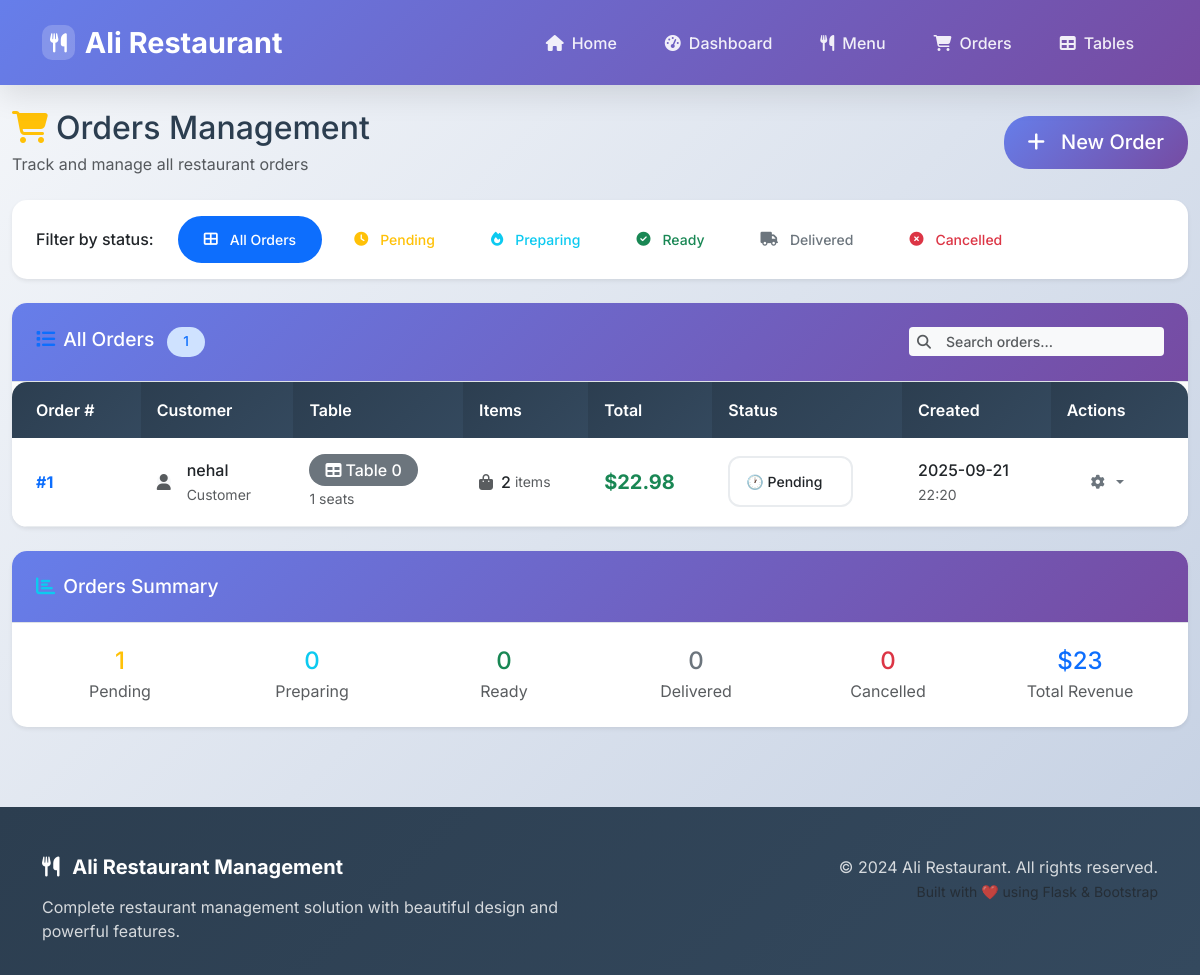
The page /orders on the database its author committed.
### app.py (models this page shows, shortened)
class Order(db.Model):
    id = db.Column(db.Integer, primary_key=True)
    table_id = db.Column(db.Integer, db.ForeignKey('table.id'), nullable=False)
    customer_name = db.Column(db.String(100), nullable=False)
    status = db.Column(db.String(20), default='pending')
    total_amount = db.Column(db.Numeric(10, 2), default=0)
    created_at = db.Column(db.DateTime, default=datetime.utcnow)
    updated_at = db.Column(db.DateTime, default=datetime.utcnow, onupdate=datetime.utcnow)
    items = db.relationship('OrderItem', backref='order', lazy=True, cascade='all, delete-orphan')

class Table(db.Model):
    id = db.Column(db.Integer, primary_key=True)
    number = db.Column(db.Integer, unique=True, nullable=False)
    capacity = db.Column(db.Integer, nullable=False)
    is_occupied = db.Column(db.Boolean, default=False)
    orders = db.relationship('Order', backref='table', lazy=True)

### app.py (the view)
@app.route('/orders')
def orders_list():
    try:
        orders = Order.query.order_by(Order.created_at.desc()).all()
        return render_template('orders.html', orders=orders)
    except Exception as e:
        flash(f'Error loading orders: {str(e)}', 'error')
        return render_template('orders.html', orders=[])

### templates/orders.html (shortened to what this page needs)
{% extends "base.html" %}
{% block content %}
<div class="container-fluid mt-4">
    <div class="row mb-4">
        <div class="col-12">
            <div class="d-flex flex-column flex-md-row justify-content-between align-items-start align-items-md-center">
                <div>
                    <h2 class="mb-1">
                        <i class="fas fa-shopping-cart text-warning me-2"></i>Orders Management
                    </h2>
                    <p class="text-muted mb-0">Track and manage all restaurant orders</p>
                </div>
                <div class="mt-3 mt-md-0">
                    <a href="{{ url_for('add_order') }}" class="btn btn-primary btn-lg">
                        <i class="fas fa-plus me-2"></i>New Order
                    </a>
                </div>
            </div>
        </div>
    </div>
    <div class="row mb-4">
        <div class="col-12">
            <div class="card border-0 shadow-sm">
                <div class="card-body py-3">
                    <div class="d-flex flex-wrap align-items-center gap-2">
                        <span class="fw-medium me-3">Filter by status:</span>
                        <button class="btn btn-sm btn-outline-primary active" data-status="all">
                            <i class="fas fa-th-large me-1"></i>All Orders
                        </button>
                        <button class="btn btn-sm btn-outline-warning" data-status="pending">
                            <i class="fas fa-clock me-1"></i>Pending
                        </button>
                        <button class="btn btn-sm btn-outline-info" data-status="preparing">
                            <i class="fas fa-fire me-1"></i>Preparing
                        </button>
                        <button class="btn btn-sm btn-outline-success" data-status="ready">
                            <i class="fas fa-check-circle me-1"></i>Ready
                        </button>
                        <button class="btn btn-sm btn-outline-secondary" data-status="delivered">
                            <i class="fas fa-truck me-1"></i>Delivered
                        </button>
                        <button class="btn btn-sm btn-outline-danger" data-status="cancelled">
                            <i class="fas fa-times-circle me-1"></i>Cancelled
                        </button>
                    </div>
                </div>
            </div>
        </div>
    </div>
    {% if orders %}
        <div class="card border-0 shadow-sm">
            <div class="card-header bg-white border-bottom">
                <div class="row align-items-center">
                    <div class="col">
                        <h5 class="card-title mb-0">
                            <i class="fas fa-list text-primary me-2"></i>All Orders
                            <span class="badge bg-primary-subtle text-primary ms-2">{{ orders|length }}</span>
                        </h5>
                    </div>
                    <div class="col-auto">
                        <div class="input-group input-group-sm">
                            <span class="input-group-text bg-light border-0">
                                <i class="fas fa-search text-muted"></i>
                            </span>
                            <input type="text" class="form-control border-0 bg-light" placeholder="Search orders..." id="searchInput">
                        </div>
                    </div>
                </div>
            </div>
            <div class="card-body p-0">
                <div class="table-responsive">
                    <table class="table table-hover mb-0">
                        <thead class="bg-light">
                            <tr>
                                <th class="border-0 px-4">Order #</th>
                                <th class="border-0">Customer</th>
                                <th class="border-0">Table</th>
                                <th class="border-0">Items</th>
                                <th class="border-0">Total</th>
                                <th class="border-0">Status</th>
                                <th class="border-0">Created</th>
                                <th class="border-0">Actions</th>
                            </tr>
                        </thead>
                        <tbody id="ordersTableBody">
                            {% for order in orders %}
                            <tr class="order-row" data-status="{{ order.status }}">
                                <td class="px-4">
                                    <div class="d-flex align-items-center">
                                        <div class="order-number">
                                            <strong class="text-primary">#{{ order.id }}</strong>
                                        </div>
                                    </div>
                                </td>
                                <td>
                                    <div class="d-flex align-items-center">
                                        <div class="avatar-sm bg-light rounded-circle d-flex align-items-center justify-content-center me-3">
                                            <i class="fas fa-user text-muted"></i>
                                        </div>
                                        <div>
                                            <div class="fw-medium">{{ order.customer_name }}</div>
                                            <small class="text-muted">Customer</small>
                                        </div>
                                    </div>
                                </td>
                                <td>
                                    <span class="badge bg-secondary fs-6">
                                        <i class="fas fa-table me-1"></i>Table {{ order.table.number }}
                                    </span>
                                    <br>
                                    <small class="text-muted">{{ order.table.capacity }} seats</small>
                                </td>
                                <td>
                                    <div class="d-flex align-items-center">
                                        <i class="fas fa-shopping-bag text-muted me-2"></i>
                                        <span class="fw-medium">{{ order.items|length }}</span>
                                        <small class="text-muted ms-1">items</small>
                                    </div>
                                </td>
                                <td>
                                    <div class="fw-bold text-success fs-5">
                                        ${{ "%.2f"|format(order.total_amount) }}
                                    </div>
                                </td>
                                <td>
                                    <form method="POST" action="{{ url_for('update_order_status', id=order.id) }}" class="d-inline status-form">
                                        <select name="status" class="form-select form-select-sm status-select w-auto"
                                                onchange="updateOrderStatus(this, {{ order.id }})"
                                                data-current="{{ order.status }}">
                                            <option value="pending" {{ 'selected' if order.status == 'pending' else '' }}>
                                                🕐 Pending
                                            </option>
                                        </select>
                                    </form>
                                </td>
                                <td>
                                    <div>
                                        <div class="fw-medium">{{ order.created_at.strftime('%Y-%m-%d') }}</div>
                                        <small class="text-muted">{{ order.created_at.strftime('%H:%M') }}</small>
                                    </div>
                                </td>
                                <td>
                                    <div class="dropdown">
                                        <button class="btn btn-sm btn-outline-secondary dropdown-toggle"
                                                type="button" id="dropdownMenuButton{{ order.id }}"
                                                data-bs-toggle="dropdown" aria-expanded="false">
                                            <i class="fas fa-cog"></i>
                                        </button>
                                    </div>
                                </td>
                            </tr>
                            {% endfor %}
                        </tbody>
                    </table>
                </div>
            </div>
        </div>
        <div class="row mt-4">
            <div class="col-12">
                <div class="card border-0 shadow-sm">
                    <div class="card-header bg-white border-bottom">
                        <h5 class="card-title mb-0">
                            <i class="fas fa-chart-bar text-info me-2"></i>Orders Summary
                        </h5>
                    </div>
                    <div class="card-body">
                        <div class="row g-4">
                            <div class="col-md-2">
                                <div class="text-center">
                                    <h4 class="text-warning mb-1">{{ orders | selectattr('status', 'equalto', 'pending') | list | length }}</h4>
                                    <p class="text-muted mb-0">Pending</p>
                                </div>
                            </div>
                            <div class="col-md-2">
                                <div class="text-center">
                                    <h4 class="text-info mb-1">{{ orders | selectattr('status', 'equalto', 'preparing') | list | length }}</h4>
                                    <p class="text-muted mb-0">Preparing</p>
                                </div>
                            </div>
                            <div class="col-md-2">
                                <div class="text-center">
                                    <h4 class="text-success mb-1">{{ orders | selectattr('status', 'equalto', 'ready') | list | length }}</h4>
                                    <p class="text-muted mb-0">Ready</p>
                                </div>
                            </div>
                            <div class="col-md-2">
                                <div class="text-center">
                                    <h4 class="text-secondary mb-1">{{ orders | selectattr('status', 'equalto', 'delivered') | list | length }}</h4>
                                    <p class="text-muted mb-0">Delivered</p>
                                </div>
                            </div>
                            <div class="col-md-2">
                                <div class="text-center">
                                    <h4 class="text-danger mb-1">{{ orders | selectattr('status', 'equalto', 'cancelled') | list | length }}</h4>
                                    <p class="text-muted mb-0">Cancelled</p>
                                </div>
                            </div>
                            <div class="col-md-2">
                                <div class="text-center">
                                    <h4 class="text-primary mb-1">${{ "%.0f"|format(orders | sum(attribute='total_amount')) }}</h4>
                                    <p class="text-muted mb-0">Total Revenue</p>
                                </div>
                            </div>
                        </div>
                    </div>
                </div>
            </div>
        </div>
    {% endif %}
</div>
{% endblock %}

### templates/base.html (style rules this page uses)
:root { --primary-gradient: linear-gradient(135deg, #667eea 0%, #764ba2 100%); --secondary-gradient: linear-gradient(135deg, #f093fb 0%, #f5576c 100%); --success-gradient: linear-gradient(135deg, #4facfe 0%, #00f2fe 100%); --warning-gradient: linear-gradient(135deg, #43e97b 0%, #38f9d7 100%); --dark-gradient: linear-gradient(135deg, #2c3e50 0%, #34495e 100%); --primary-color: #667eea; --secondary-color: #764ba2; --success-color: #00f2fe; --warning-color: #38f9d7; --danger-color: #f5576c; --dark-color: #2c3e50; --light-color: #f8f9fa; --box-shadow: 0 10px 30px rgba(0, 0, 0, 0.1); --box-shadow-hover: 0 20px 40px rgba(0, 0, 0, 0.15); --border-radius: 15px; --transition: all 0.3s cubic-bezier(0.4, 0, 0.2, 1); }
* { margin: 0; padding: 0; box-sizing: border-box; }
body { font-family: 'Inter', sans-serif; background: linear-gradient(135deg, #f5f7fa 0%, #c3cfe2 100%); min-height: 100vh; color: var(--dark-color); }
.card { border: none; border-radius: var(--border-radius); box-shadow: var(--box-shadow); transition: var(--transition); overflow: hidden; background: white; }
.card-header { background: var(--primary-gradient); color: white; padding: 1.5rem; border: none; font-weight: 600; }
.card-header h5 { margin: 0; font-size: 1.2rem; }
.card-body { padding: 1.5rem; }
.btn { border-radius: 25px; font-weight: 500; padding: 0.7rem 1.5rem; transition: var(--transition); border: none; text-decoration: none; display: inline-flex; align-items: center; gap: 8px; }
.btn-primary { background: var(--primary-gradient); border: none; }
.btn-outline-primary { border: 2px solid var(--primary-color); color: var(--primary-color); background: transparent; }
.form-control, .form-select { border-radius: 12px; border: 2px solid #e9ecef; padding: 0.8rem 1rem; font-weight: 500; transition: var(--transition); background: white; }
.table { background: white; border-radius: var(--border-radius); overflow: hidden; box-shadow: var(--box-shadow); }
.table thead th { background: var(--dark-gradient); color: white; font-weight: 600; padding: 1rem; border: none; }
.table tbody tr { transition: var(--transition); }
.table tbody td { padding: 1rem; vertical-align: middle; border-color: #e9ecef; }
.badge { padding: 0.5rem 1rem; border-radius: 20px; font-weight: 500; font-size: 0.85rem; }

### rows shown on the page
Order: id "1", customer_name "nehal", table.number "0", table.capacity "1", items|length "2", total_amount "22.98", status "🕐 Pending", created_at "2025-09-21", created_at "22:20"

### other values the page prints
{{ orders|length }} "1"
{{ orders | selectattr('status', 'equalto', 'pending') | list | length }} "1"
{{ orders | selectattr('status', 'equalto', 'preparing') | list | length }} "0"
{{ orders | selectattr('status', 'equalto', 'ready') | list | length }} "0"
{{ orders | selectattr('status', 'equalto', 'delivered') | list | length }} "0"
{{ orders | selectattr('status', 'equalto', 'cancelled') | list | length }} "0"
{{ "%.0f"|format(orders | sum(attribute='total_amount')) }} "23"
